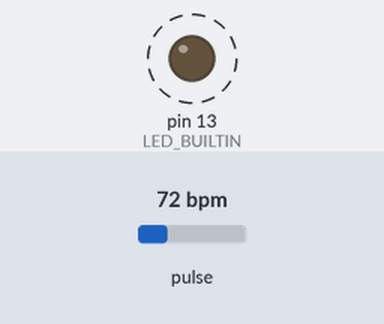
A sketch run on a simulated Arduino Uno, built with avr-gcc and run on an emulated ATmega328P. Parts: output pins drawn as LEDs (lit = HIGH). Dashed ring = blinking. Inputs (shaded band) come from the test bench; at power-on: pulse 72 bpm. What the sketch prints to the serial monitor is not drawn.

Above: at 2.3 s.
2.4 s: pulse set to 42 bpm
At 4.94 s:
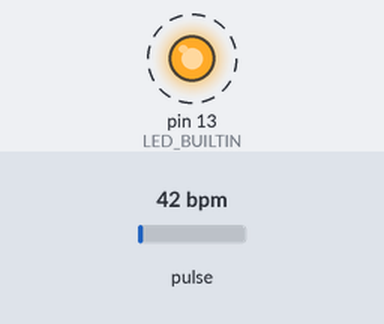
5.4 s: pulse set to 130 bpm
At 5.98 s:
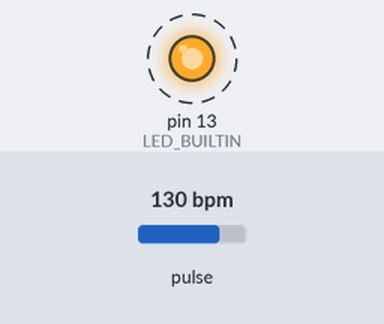
Timing chart, 0 to 14.4 s (numbered marks = the images above; inputs shaded):
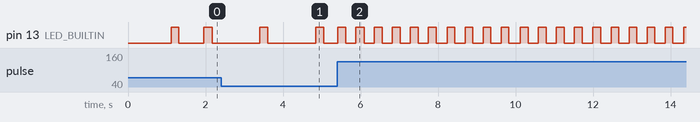

The sketch:

bmp_to_phone.ino
```cpp
/*
 * Arduino + Sensor BPM + HC-05 Bluetooth
 * Envía datos de frecuencia cardíaca por Bluetooth al PC
 */

#define USE_ARDUINO_INTERRUPTS true
#include <PulseSensorPlayground.h>
#include <SoftwareSerial.h>

// Configuración del sensor BPM
const int PIN_PULSO = A0;
const int BPM_BAJO = 60;
const int BPM_NORMAL_MAX = 100;
const int BPM_ALTO = 120;

// Configuración HC-05
// Conectar: HC-05 TX → Arduino Pin 10
//           HC-05 RX → Arduino Pin 11
//           HC-05 VCC → 5V
//           HC-05 GND → GND
SoftwareSerial bluetooth(10, 11); // RX, TX

PulseSensorPlayground pulseSensor;

// Variables de control
unsigned long lastSendTime = 0;
const unsigned long SEND_INTERVAL = 2000; // Enviar cada 2 segundos
int lastBpm = 0;

void setup() {
  // Inicializar Serial (para debug)
  Serial.begin(9600);

  // Inicializar Bluetooth HC-05 (baudrate por defecto 9600)
  bluetooth.begin(9600);

  // Configurar sensor de pulso
  pulseSensor.analogInput(PIN_PULSO);
  pulseSensor.blinkOnPulse(LED_BUILTIN);
  pulseSensor.setThreshold(550);

  delay(1000);

  // Verificar sensor
  if (!pulseSensor.begin()) {
    Serial.println(F("ERROR: Sensor no detectado"));
    bluetooth.println("ERROR:SENSOR");
    while(1) {
      // Parpadear LED rápido para indicar error
      digitalWrite(LED_BUILTIN, HIGH);
      delay(100);
      digitalWrite(LED_BUILTIN, LOW);
      delay(100);
    }
  }

  Serial.println(F("================================="));
  Serial.println(F("Monitor BPM - Fog Computing"));
  Serial.println(F("================================="));
  Serial.println(F("Sistema iniciado correctamente"));
  Serial.println(F("Esperando conexión Bluetooth..."));

  bluetooth.println("READY");
}

void loop() {
  unsigned long currentTime = millis();

  // Detectar latido
  if (pulseSensor.sawStartOfBeat()) {
    int bpm = pulseSensor.getBeatsPerMinute();

    // Validar BPM (filtrar lecturas erróneas)
    if (bpm >= 40 && bpm <= 200) {
      lastBpm = bpm;

      // Mostrar en Serial Monitor (debug)
      Serial.print("BPM: ");
      Serial.print(bpm);
      Serial.print(" - Estado: ");
      Serial.println(getEstado(bpm));

      // Parpadear LED según el estado
      blinkStatus(bpm);
    }
  }

  // Enviar datos por Bluetooth cada SEND_INTERVAL
  if (currentTime - lastSendTime >= SEND_INTERVAL && lastBpm > 0) {
    enviarDatosBluetooth(lastBpm);
    lastSendTime = currentTime;
  }

  delay(20);
}

// Enviar datos en formato JSON por Bluetooth
void enviarDatosBluetooth(int bpm) {
  // Formato JSON simple para Python
  bluetooth.print("{\"bpm\":");
  bluetooth.print(bpm);
  bluetooth.print(",\"estado\":\"");
  bluetooth.print(getEstado(bpm));
  bluetooth.println("\"}");

  // Log en Serial
  Serial.print("📤 Enviado por BT: BPM=");
  Serial.print(bpm);
  Serial.print(", Estado=");
  Serial.println(getEstado(bpm));
}

// Determinar estado según BPM
const char* getEstado(int bpm) {
  if (bpm < BPM_BAJO) return "BAJO";
  if (bpm <= BPM_NORMAL_MAX) return "NORMAL";
  if (bpm <= BPM_ALTO) return "ALTO";
  return "MUY_ALTO";
}

// Parpadear LED según estado (feedback visual)
void blinkStatus(int bpm) {
  int blinkTimes = 1;

  if (bpm < BPM_BAJO) {
    blinkTimes = 1; // BAJO: 1 parpadeo lento
  } else if (bpm <= BPM_NORMAL_MAX) {
    blinkTimes = 2; // NORMAL: 2 parpadeos
  } else if (bpm <= BPM_ALTO) {
    blinkTimes = 3; // ALTO: 3 parpadeos
  } else {
    blinkTimes = 4; // MUY_ALTO: 4 parpadeos rápidos
  }

  // Los parpadeos ya los hace la librería, esto es opcional
}

/*
 * NOTAS DE CONEXIÓN HC-05:
 *
 * HC-05 Module    →    Arduino
 * --------------------------------
 * VCC (5V)        →    5V
 * GND             →    GND
 * TXD             →    Pin 10 (RX del SoftwareSerial)
 * RXD             →    Pin 11 (TX del SoftwareSerial)
 *
 * IMPORTANTE:
 * - Si el HC-05 no funciona, verifica que el baudrate sea 9600
 * - Para cambiar baudrate del HC-05, usa comandos AT (busca tutorial)
 * - El LED del HC-05 debe parpadear rápido (sin emparejar) o lento (emparejado)
 *
 * FORMATO DE DATOS ENVIADOS:
 * {"bpm":75,"estado":"NORMAL"}
 *
 * Cada línea termina con \n para facilitar lectura en Python
 */
```

Measured:
- after the input at 2.4 s, pin 13 (LED_BUILTIN): alternates HIGH for 0.20 s and LOW for 1.2 s, starting after 1.0 s
- after the input at 5.4 s, pin 13 (LED_BUILTIN): alternates HIGH for 0.20 s and LOW for 0.26 s, starting at once
- by itself, pin 13 (LED_BUILTIN): alternates HIGH for 0.21 s and LOW for 0.65 s
